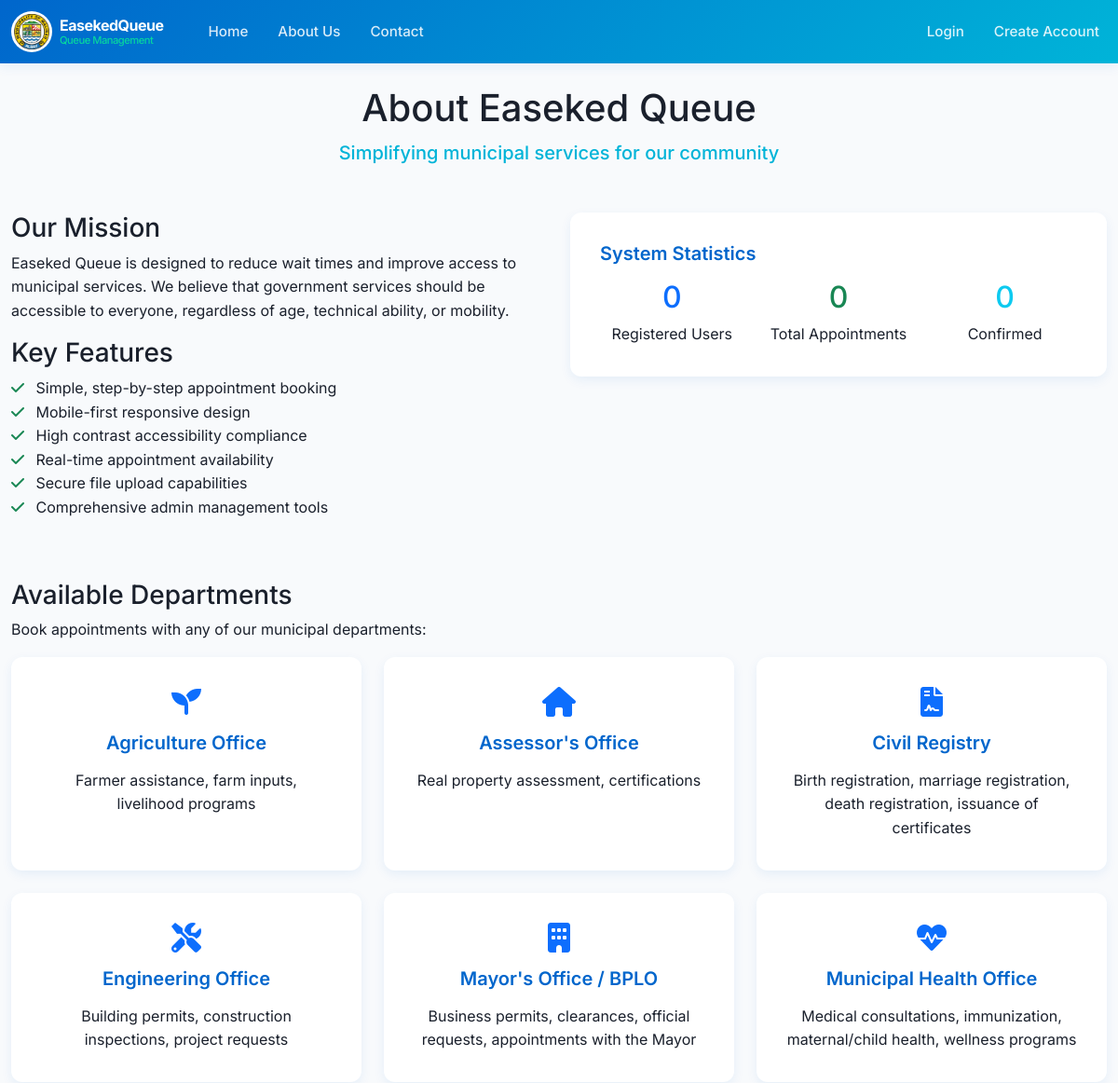
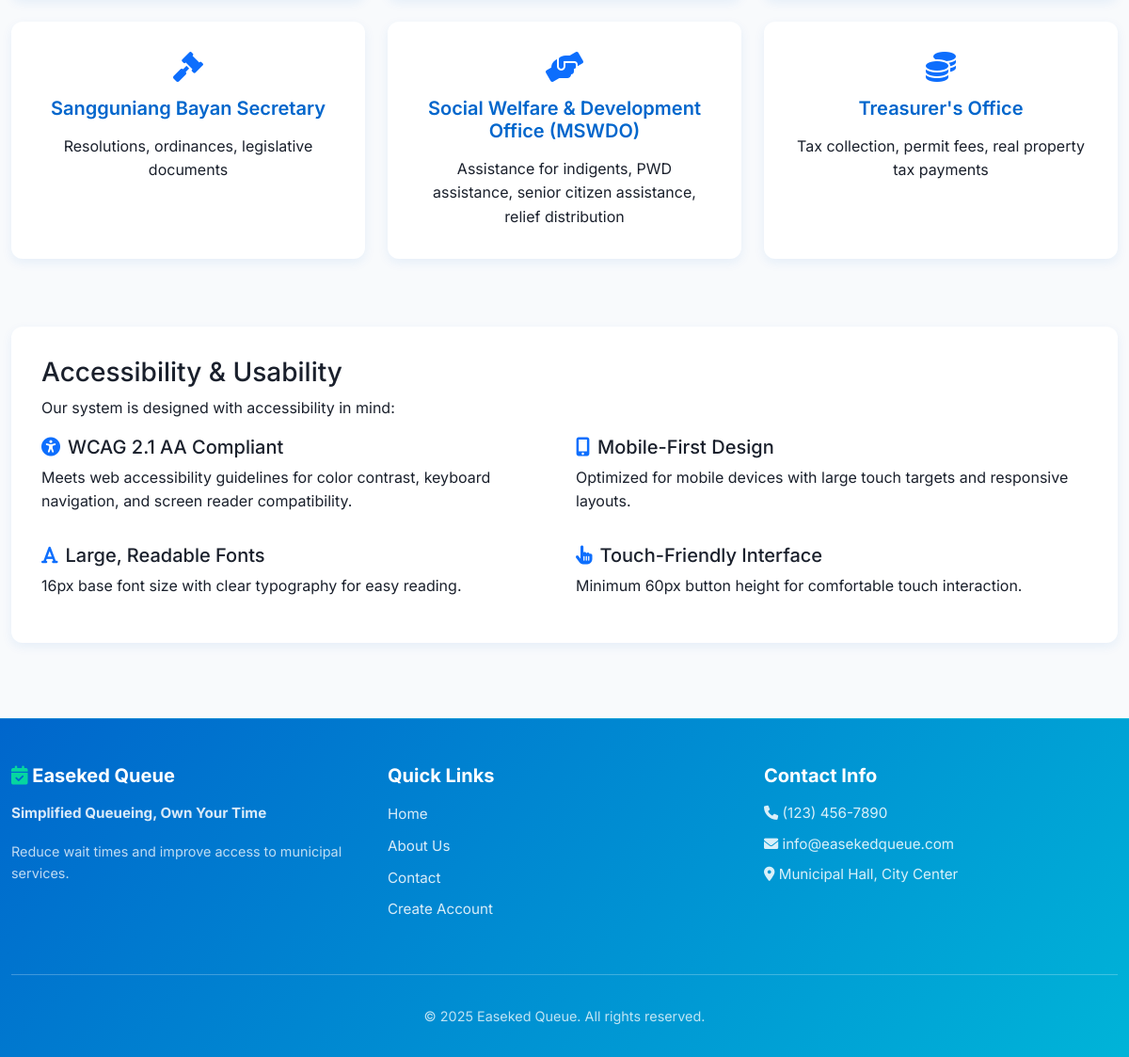
Page /about.php on the committed database (2 pictures, top to bottom).
### tables this page shows
CREATE TABLE departments (
    id INT AUTO_INCREMENT PRIMARY KEY,
    name VARCHAR(255) NOT NULL,
    description TEXT,
    icon_class VARCHAR(100)
);

### about.php (the view, shortened to what this page needs)
<?php
include 'header.php';
?>
<div class="row">
    <div class="col-12">
        <div class="text-center mb-5">
            <h1>About Easeked Queue</h1>
            <p class="lead">Simplifying municipal services for our community</p>
        </div>
    </div>
</div>
<div class="row mb-5">
    <div class="col-lg-6">
        <h3>Our Mission</h3>
        <p>Easeked Queue is designed to reduce wait times and improve access to municipal services. We believe that government services should be accessible to everyone, regardless of age, technical ability, or mobility.</p>
        <h3>Key Features</h3>
        <ul class="list-unstyled">
            <li><i class="fas fa-check text-success me-2"></i> Simple, step-by-step appointment booking</li>
            <li><i class="fas fa-check text-success me-2"></i> Mobile-first responsive design</li>
            <li><i class="fas fa-check text-success me-2"></i> High contrast accessibility compliance</li>
            <li><i class="fas fa-check text-success me-2"></i> Real-time appointment availability</li>
            <li><i class="fas fa-check text-success me-2"></i> Secure file upload capabilities</li>
            <li><i class="fas fa-check text-success me-2"></i> Comprehensive admin management tools</li>
        </ul>
    </div>
    <div class="col-lg-6">
        <div class="card">
            <div class="card-body">
                <h4 class="card-title">System Statistics</h4>
                <?php
                $conn = getDBConnection();
                if ($conn) {
                    $total_users_result = $conn->query("SELECT COUNT(*) as count FROM users WHERE role = 'citizen'");
                    $total_users = $total_users_result ? $total_users_result->fetch_assoc()['count'] : 0;
                    $total_appointments_result = $conn->query("SELECT COUNT(*) as count FROM appointments");
                    $total_appointments = $total_appointments_result ? $total_appointments_result->fetch_assoc()['count'] : 0;
                    $confirmed_appointments_result = $conn->query("SELECT COUNT(*) as count FROM appointments WHERE status = 'confirmed'");
                    $confirmed_appointments = $confirmed_appointments_result ? $confirmed_appointments_result->fetch_assoc()['count'] : 0;
                } else {
                    $total_users = $total_appointments = $confirmed_appointments = 0;
                }
                ?>
                <div class="row text-center">
                    <div class="col-4">
                        <h2 class="text-primary"><?php echo $total_users; ?></h2>
                        <p class="mb-0">Registered Users</p>
                    </div>
                    <div class="col-4">
                        <h2 class="text-success"><?php echo $total_appointments; ?></h2>
                        <p class="mb-0">Total Appointments</p>
                    </div>
                    <div class="col-4">
                        <h2 class="text-info"><?php echo $confirmed_appointments; ?></h2>
                        <p class="mb-0">Confirmed</p>
                    </div>
                </div>
            </div>
        </div>
    </div>
</div>
<div class="row mb-5">
    <div class="col-12">
        <h3>Available Departments</h3>
        <p>Book appointments with any of our municipal departments:</p>
        <div class="row">
            <?php
            $conn = getDBConnection();
            if ($conn) {
                $result = $conn->query("SELECT * FROM departments ORDER BY name");
                if ($result) {
                    $seen_names = [];
                    while ($department = $result->fetch_assoc()):
                        if (!in_array($department['name'], $seen_names)):
                            $seen_names[] = $department['name'];
            ?>
                        <div class="col-md-6 col-lg-4 mb-4">
                            <div class="card h-100">
                                <div class="card-body text-center">
                                    <i class="<?php echo htmlspecialchars($department['icon_class']); ?> fa-2x text-primary mb-3"></i>
                                    <h5 class="card-title"><?php echo htmlspecialchars($department['name']); ?></h5>
                                    <p class="card-text"><?php echo htmlspecialchars($department['description']); ?></p>
                                </div>
                            </div>
                        </div>
            <?php
                        endif;
                    endwhile;
                }
            } else {
                echo '<div class="col-12"><p class="text-muted">Unable to load department information at this time.</p></div>';
            }
            ?>
        </div>
    </div>
</div>
<div class="row">
    <div class="col-12">
        <div class="card">
            <div class="card-body">
                <h3>Accessibility & Usability</h3>
                <p>Our system is designed with accessibility in mind:</p>
                <div class="row">
                    <div class="col-md-6">
                        <h5><i class="fas fa-universal-access text-primary me-2"></i>WCAG 2.1 AA Compliant</h5>
                        <p>Meets web accessibility guidelines for color contrast, keyboard navigation, and screen reader compatibility.</p>
                    </div>
                    <div class="col-md-6">
                        <h5><i class="fas fa-mobile-alt text-primary me-2"></i>Mobile-First Design</h5>
                        <p>Optimized for mobile devices with large touch targets and responsive layouts.</p>
                    </div>
                </div>
                <div class="row mt-3">
                    <div class="col-md-6">
                        <h5><i class="fas fa-font text-primary me-2"></i>Large, Readable Fonts</h5>
                        <p>16px base font size with clear typography for easy reading.</p>
                    </div>
                    <div class="col-md-6">
                        <h5><i class="fas fa-hand-pointer text-primary me-2"></i>Touch-Friendly Interface</h5>
                        <p>Minimum 60px button height for comfortable touch interaction.</p>
                    </div>
                </div>
            </div>
        </div>
    </div>
</div>
<?php include 'footer.php'; ?>

### header.php (style rules this page uses)
* { margin: 0; padding: 0; box-sizing: border-box; }
:root { --primary-color: #0066cc; --secondary-color: #00b4d8; --success-color: #06d6a0; --warning-color: #ffc107; --danger-color: #ef476f; --light-bg: #f8fafc; --card-shadow: 0 4px 12px rgba(0, 102, 204, 0.08); --card-shadow-hover: 0 8px 24px rgba(0, 102, 204, 0.12); --border-color: #e2e8f0; --text-primary: #1a202c; --text-secondary: #64748b; }
body { font-family: 'Inter', -apple-system, BlinkMacSystemFont, 'Segoe UI', Roboto, sans-serif; font-size: 16px; line-height: 1.6; color: var(--text-primary); background-color: var(--light-bg); min-height: 100vh; display: flex; flex-direction: column; }
.card { border: none; border-radius: 12px; box-shadow: var(--card-shadow); transition: all 0.3s ease; background-color: white; overflow: hidden; }
.card-body { padding: 2rem; }
.card-title { color: var(--primary-color); font-weight: 600; font-size: 1.25rem; margin-bottom: 1rem; }
.text-center { text-align: center; }
.lead { font-size: 1.25rem; color: var(--secondary-color); font-weight: 500; margin-bottom: 1rem; }
.mb-3 { margin-bottom: 1rem; }
.mb-4 { margin-bottom: 1.5rem; }
.mb-5 { margin-bottom: 3rem; }
.mt-3 { margin-top: 1rem; }

### rows in the picture
departments: name "Agriculture Office", description "Farmer assistance, farm inputs, livelihood programs"
departments: name "Assessor's Office", description "Real property assessment, certifications"
departments: name "Civil Registry", description "Birth registration, marriage registration, death registration, issuance of certificates"
departments: name "Engineering Office", description "Building permits, construction inspections, project requests"
departments: name "Mayor's Office / BPLO", description "Business permits, clearances, official requests, appointments with the Mayor"
departments: name "Municipal Health Office", description "Medical consultations, immunization, maternal/child health, wellness programs"
departments: name "Sangguniang Bayan Secretary", description "Resolutions, ordinances, legislative documents"
departments: name "Social Welfare & Development Office (MSWDO)", description "Assistance for indigents, PWD assistance, senior citizen assistance, relief distribution"
departments: name "Treasurer's Office", description "Tax collection, permit fees, real property tax payments"

### other values in the picture
$total_users "0"
$total_appointments "0"
$confirmed_appointments "0"
